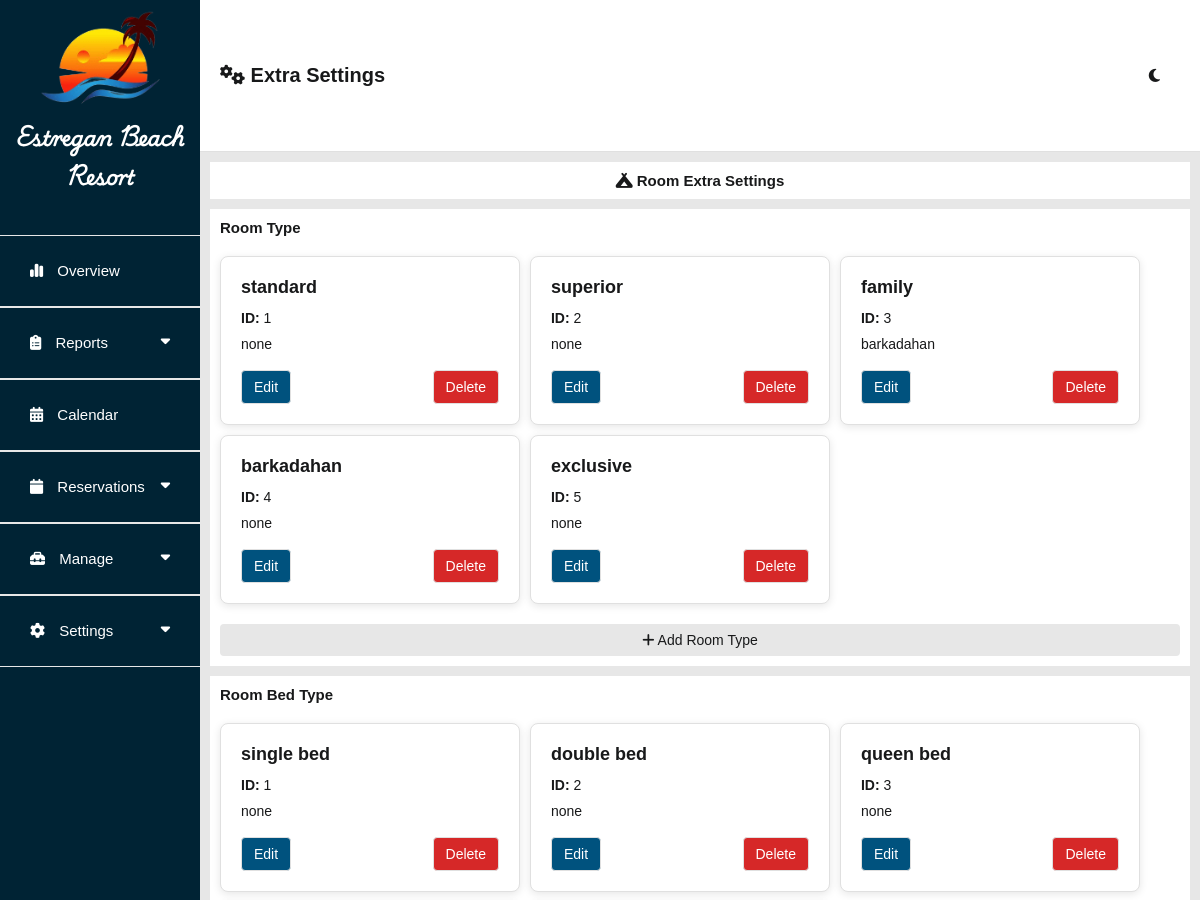
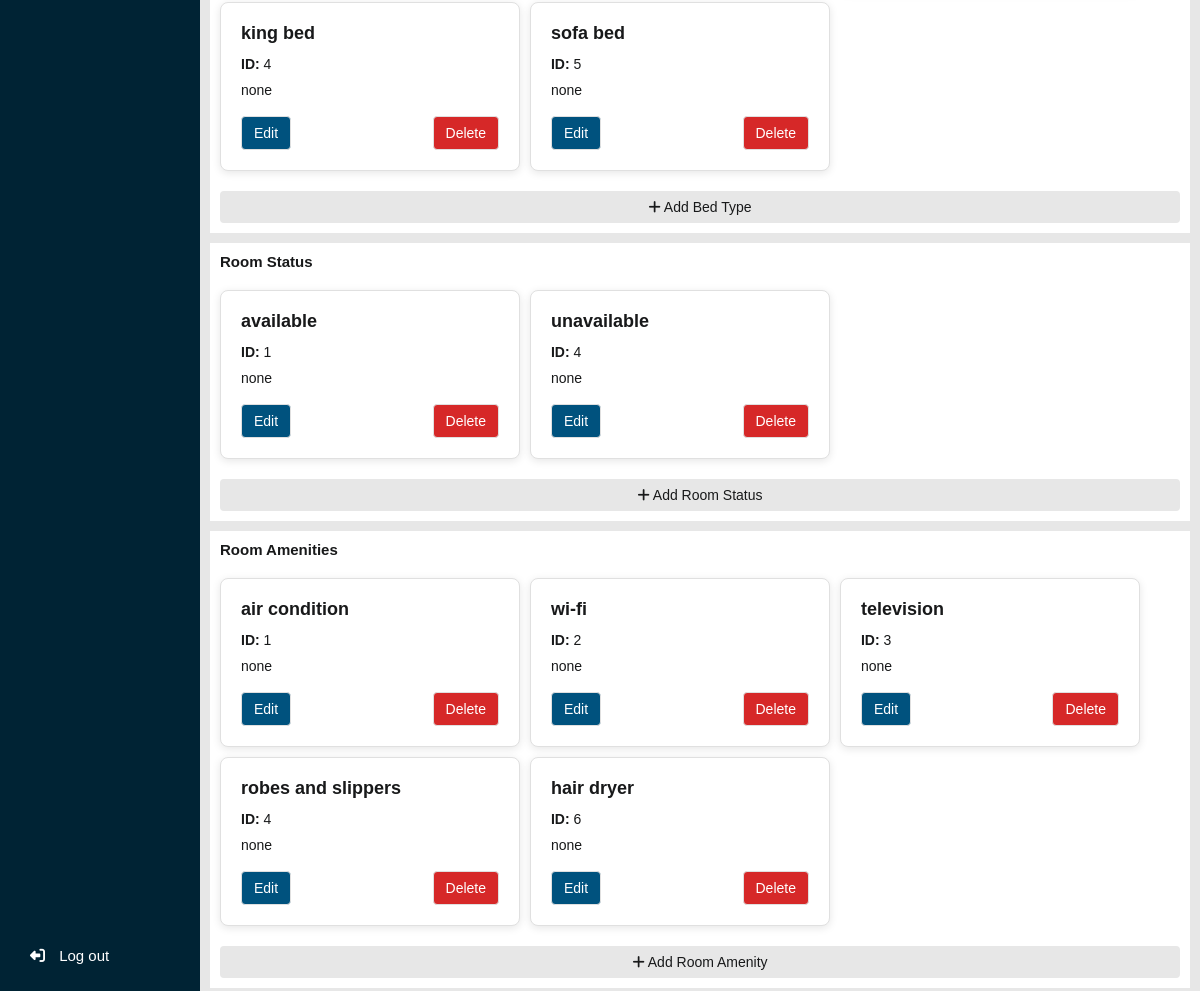
The page /admin/extraSettingsRoom.php (signed in) on the database its author committed (2 pictures, top to bottom).
### tables this page shows
CREATE TABLE `room_type_tbl` (
  `room_type_id` int(11) NOT NULL,
  `room_type_name` varchar(255) NOT NULL,
  `room_type_description` text NOT NULL
);

CREATE TABLE `bed_type_tbl` (
  `bed_type_id` int(11) NOT NULL,
  `bed_type_name` varchar(255) NOT NULL,
  `bed_type_description` text NOT NULL
);

CREATE TABLE `room_status_tbl` (
  `room_status_id` int(11) NOT NULL,
  `room_status_name` varchar(255) NOT NULL,
  `room_status_description` text NOT NULL
);

CREATE TABLE `room_amenities_tbl` (
  `amenity_id` int(11) NOT NULL,
  `amenity_name` varchar(255) NOT NULL,
  `amenity_description` text NOT NULL
);

### admin/extraSettingsRoom.php (the view, shortened to what this page needs)
<?php
include 'db_connect.php';
$query_room_types = "SELECT * FROM room_type_tbl";
$query_bed_types = "SELECT * FROM bed_type_tbl";
$query_room_statuses = "SELECT * FROM room_status_tbl";
$query_amenities = "SELECT * FROM room_amenities_tbl";
$room_types = mysqli_query($con, $query_room_types);
$bed_types = mysqli_query($con, $query_bed_types);
$room_statuses = mysqli_query($con, $query_room_statuses);
$room_amenities = mysqli_query($con, $query_amenities);
?>
<!DOCTYPE html>
<html lang="en">
<head>
    <?php include 'assets.php'; ?>
    <link rel="stylesheet" type="text/css" href="css/main.css?v=<?php echo time(); ?>">
    <link rel="stylesheet" type="text/css" href="css/dashboard.css?v=<?php echo time(); ?>">
</head>
<body>
    <main>
        <?php include 'sidenav.php'; ?>
        <section class="middle-container">
            <div class="header-container">
                <div class="title-head">
                    <label for=""><i class="fa-solid fa-gears"></i> Extra Settings</label>
                </div>
                <?php include 'icon-container.php' ?>
            </div>
            <div class="center-container">
                <div class="head-label-container">
                    <label><i class="fa-solid fa-campground"></i> Room Extra Settings</label>
                </div>
                <div class="content-container">
                    <label for="">Room Type</label>
                    <div class="main-content">
                        <?php if (mysqli_num_rows($room_types) > 0): ?>
                            <?php while ($room_type = mysqli_fetch_assoc($room_types)): ?>
                                <div class="room-box">
                                    <h3><?php echo htmlspecialchars($room_type['room_type_name']); ?></h3>
                                    <p><strong>ID:</strong> <?php echo htmlspecialchars($room_type['room_type_id']); ?></p>
                                    <p><?php echo htmlspecialchars($room_type['room_type_description']); ?></p>
                                    <div class="button-group">
                                        <button class="edit-button"
                                            onclick="openEditModal('edit_room_type', <?php echo $room_type['room_type_id']; ?>, '<?php echo htmlspecialchars($room_type['room_type_name']); ?>', '<?php echo htmlspecialchars($room_type['room_type_description']); ?>')">Edit</button>
                                        <button class="delete-button"
                                            onclick="deleteItem('delete_room_type', <?php echo $room_type['room_type_id']; ?>)">Delete</button>
                                    </div>
                                </div>
                            <?php endwhile; ?>
                        <?php endif; ?>
                    </div>
                    <button class="add-button" onclick="openAddModal('room_type')"><i class="fa fa-plus"></i> Add Room Type</button>
                </div>
                <div class="content-container">
                    <label for="">Room Bed Type</label>
                    <div class="main-content">
                        <?php if (mysqli_num_rows($bed_types) > 0): ?>
                            <?php while ($bed_type = mysqli_fetch_assoc($bed_types)): ?>
                                <div class="room-box">
                                    <h3><?php echo htmlspecialchars($bed_type['bed_type_name']); ?></h3>
                                    <p><strong>ID:</strong> <?php echo htmlspecialchars($bed_type['bed_type_id']); ?></p>
                                    <p><?php echo htmlspecialchars($bed_type['bed_type_description']); ?></p>
                                    <div class="button-group">
                                        <button class="edit-button"
                                            onclick="openEditModal('edit_bed_type', <?php echo $bed_type['bed_type_id']; ?>, '<?php echo htmlspecialchars($bed_type['bed_type_name']); ?>', '<?php echo htmlspecialchars($bed_type['bed_type_description']); ?>')">Edit</button>
                                        <button class="delete-button"
                                            onclick="deleteItem('delete_bed_type', <?php echo $bed_type['bed_type_id']; ?>)">Delete</button>
                                    </div>
                                </div>
                            <?php endwhile; ?>
                        <?php endif; ?>
                    </div>
                    <button class="add-button" onclick="openAddModal('bed_type')"><i class="fa fa-plus"></i> Add Bed Type</button>
                </div>
                <div class="content-container">
                    <label for="">Room Status</label>
                    <div class="main-content">
                        <?php if (mysqli_num_rows($room_statuses) > 0): ?>
                            <?php while ($room_status = mysqli_fetch_assoc($room_statuses)): ?>
                                <div class="room-box">
                                    <h3><?php echo htmlspecialchars($room_status['room_status_name']); ?></h3>
                                    <p><strong>ID:</strong> <?php echo htmlspecialchars($room_status['room_status_id']); ?></p>
                                    <p><?php echo htmlspecialchars($room_status['room_status_description']); ?></p>
                                    <div class="button-group">
                                        <button class="edit-button"
                                            onclick="openEditModal('edit_room_status', <?php echo $room_status['room_status_id']; ?>, '<?php echo htmlspecialchars($room_status['room_status_name']); ?>', '<?php echo htmlspecialchars($room_status['room_status_description']); ?>')">Edit</button>
                                        <button class="delete-button"
                                            onclick="deleteItem('delete_room_status', <?php echo $room_status['room_status_id']; ?>)">Delete</button>
                                    </div>
                                </div>
                            <?php endwhile; ?>
                        <?php endif; ?>
                    </div>
                    <button class="add-button" onclick="openAddModal('room_status')"><i class="fa fa-plus"></i> Add Room Status</button>
                </div>
                <div class="content-container">
                    <label for="">Room Amenities</label>
                    <div class="main-content">
                        <?php if (mysqli_num_rows($room_amenities) > 0): ?>
                            <?php while ($amenity = mysqli_fetch_assoc($room_amenities)): ?>
                                <div class="room-box">
                                    <h3><?php echo htmlspecialchars($amenity['amenity_name']); ?></h3>
                                    <p><strong>ID:</strong> <?php echo htmlspecialchars($amenity['amenity_id']); ?></p>
                                    <p><?php echo htmlspecialchars($amenity['amenity_description']); ?></p>
                                    <div class="button-group">
                                        <button class="edit-button"
                                            onclick="openEditModal('edit_amenity', <?php echo $amenity['amenity_id']; ?>, '<?php echo htmlspecialchars($amenity['amenity_name']); ?>', '<?php echo htmlspecialchars($amenity['amenity_description']); ?>')">Edit</button>
                                        <button class="delete-button"
                                            onclick="deleteItem('delete_amenity', <?php echo $amenity['amenity_id']; ?>)">Delete</button>
                                    </div>
                                </div>
                            <?php endwhile; ?>
                        <?php endif; ?>
                    </div>
                    <button class="add-button" onclick="openAddModal('amenity')"><i class="fa fa-plus"></i> Add Room Amenity</button>
                </div>
            </div>
        </section>
    </main>
</body>
</html>

### admin/css/header.css (style rules this page uses)
* { margin: 0; font-family: 'Trebuchet MS', 'Lucida Sans Unicode', 'Lucida Grande', 'Lucida Sans', Arial, sans-serif; box-sizing: none; }
button { cursor: pointer; }

### admin/css/main.css (style rules this page uses)
* { margin: 0; font-family: 'Trebuchet MS', 'Lucida Sans Unicode', 'Lucida Grande', 'Lucida Sans', Arial, sans-serif; }
body { background-color: var(--first-color2); }
button { cursor: pointer; }
:root { --first-color: white; --first-color2: #E7E7E7; --second-color: #EAE2B7; --fourth-color: #F77F00; --seventh-color: #18191A; --seventh-color2: #e0e0e0; --seventh-color3: #e0e0e0; --select-color: #F77F00; --select-color2: #cd6a00; --booknow-text: #ffffff; --booknow-text2: #242526; --booknow-border: #F77F00; --reservation-titleborder: #18191A; --box-shadow: #b4b4b4; --after-input: #effaff; --water-border: #EAE2B7; --water-color: #0d2cc5; --pure-white: white; --third-color: #FCBF49; --fifth-color: #D62828; --sixth-color: #00527e; --seventh-color4: #757575; --eight-color: #002334; --eight-color2: #001824; --reservation-title: #18191A; --reservation-text: white; --gray-button: rgba(220, 220, 220, 0.849); font-size: 62.5%; --tdeven-color: #0023340c; --proceed-color: white; --proceed-bgcolor: #00527e; --cancel-color: white; --cancel-bgcolor: #D62828; --fixed-color: #effaff; --graph-title-color: #777; --legend-text-color: #777; --tooltip-bg-color: #333333; --tooltip-title-color: #ffffff; --tooltip-body-color: #ffffff; --axis-title-color: #777; --axis-ticks-color: #777; }
p { color: var(--seventh-color); font-size: 1.5rem; text-align: justify; line-height: 1.5; }
.center-container { animation: transitionIn 0.5s; }

### admin/css/dashboard.css (style rules this page uses)
main { width: 100%; display: flex; flex-direction: row; }
.middle-container { width: 100%; display: flex; flex-direction: column; }
.header-container { width: 100%; height: 8vh; background-color: var(--first-color); display: flex; justify-content: space-between; align-items: center; border-bottom: 1px solid var(--seventh-color3); }
.title-head { display: flex; align-items: center; margin-left: 20px; }
.title-head label { font-size: 2rem; font-weight: bold; color: var(--seventh-color); }
.center-container { width: 100%; background-color: var(--first-color2); height: 92vh; overflow-y: scroll; }
.head-label-container { padding: 10px; display: flex; align-items: center; justify-content: center; }
.head-label-container label { padding: 10px; background-color: var(--first-color); width: 100%; font-weight: bold; color: var(--seventh-color); text-align: center; font-size: 1.5rem; }
.content-container { display: flex; flex-direction: column; flex-wrap: wrap; margin: 0 10px 10px 10px; padding: 10px; background-color: var(--first-color); }
.content-container label { color: var(--seventh-color); font-size: 1.5rem; font-weight: bold; padding-bottom: 20px; }
.content-container .main-content { display: flex; flex-direction: row; gap: 10px; }

### admin/extraSettingsRoom.php (style rules this page uses)
.main-content { display: flex; flex-wrap: wrap; gap: 20px; }
.room-box { background-color: var(--first-color); border: 1px solid var(--seventh-color3); border-radius: 8px; padding: 20px; width: calc(33.333% - 20px); box-sizing: border-box; box-shadow: 0 2px 8px rgba(0, 0, 0, 0.1); position: relative; }
.room-box h3 { margin-top: 0; margin-bottom: 10px; font-size: 18px; color: var(--seventh-color); }
.room-box p { margin: 5px 0; font-size: 14px; color: var(--seventh-color); }
.button-group { display: flex; justify-content: space-between; margin-top: 15px; }
.edit-button, .delete-button { padding: 8px 12px; border: none; border-radius: 4px; cursor: pointer; font-size: 14px; }
.edit-button { background-color: var(--proceed-bgcolor); color: var(--proceed-color); border: 1px solid var(--seventh-color3); }
.delete-button { background-color: var(--cancel-bgcolor); color: var(--cancel-color); border: 1px solid var(--seventh-color3); }
.add-button { background-color: var(--first-color2); color: var(--seventh-color); padding: 8px 12px; border: none; border-radius: 4px; cursor: pointer; font-size: 14px; margin-top: 20px; }

### rows shown on the page
room_type_tbl: room_type_name "standard", room_type_id "1", room_type_description "none"
room_type_tbl: room_type_name "superior", room_type_id "2", room_type_description "none"
room_type_tbl: room_type_name "family", room_type_id "3", room_type_description "barkadahan"
room_type_tbl: room_type_name "barkadahan", room_type_id "4", room_type_description "none"
room_type_tbl: room_type_name "exclusive", room_type_id "5", room_type_description "none"
bed_type_tbl: bed_type_name "single bed", bed_type_id "1", bed_type_description "none"
bed_type_tbl: bed_type_name "double bed", bed_type_id "2", bed_type_description "none"
bed_type_tbl: bed_type_name "queen bed", bed_type_id "3", bed_type_description "none"
bed_type_tbl: bed_type_name "king bed", bed_type_id "4", bed_type_description "none"
bed_type_tbl: bed_type_name "sofa bed", bed_type_id "5", bed_type_description "none"
room_status_tbl: room_status_name "available", room_status_id "1", room_status_description "none"
room_status_tbl: room_status_name "unavailable", room_status_id "4", room_status_description "none"
room_amenities_tbl: amenity_name "air condition", amenity_id "1", amenity_description "none"
room_amenities_tbl: amenity_name "wi-fi", amenity_id "2", amenity_description "none"
room_amenities_tbl: amenity_name "television", amenity_id "3", amenity_description "none"
room_amenities_tbl: amenity_name "robes and slippers", amenity_id "4", amenity_description "none"
room_amenities_tbl: amenity_name "hair dryer", amenity_id "6", amenity_description "none"
